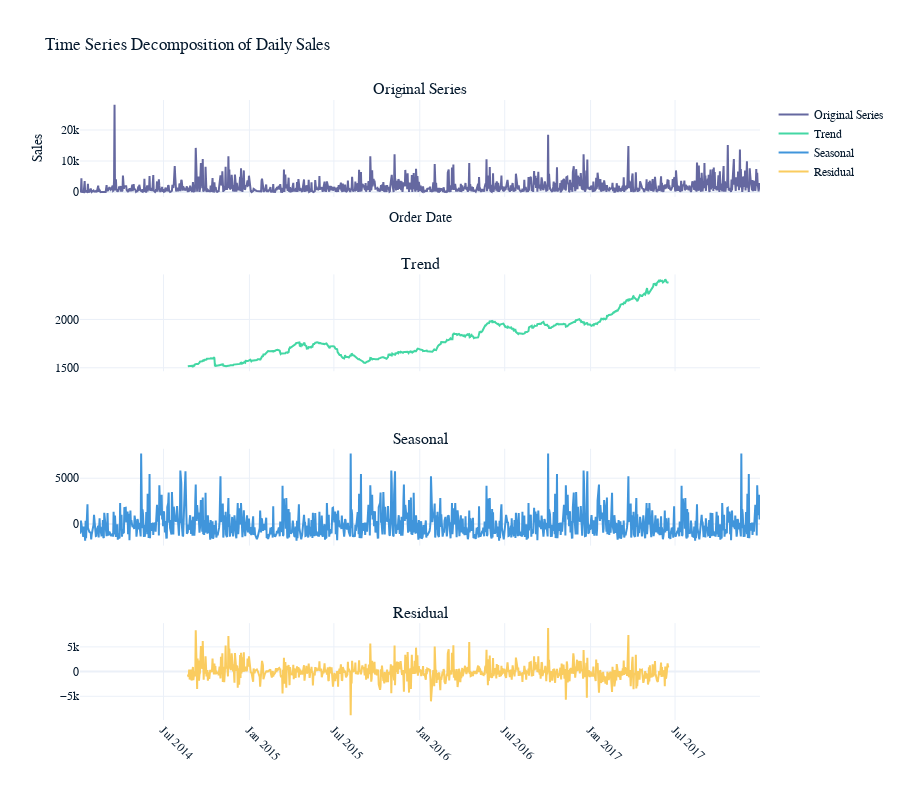

Write notebook code for a chart like this one.
### Markdown cell above
- The 'period' parameter in the seasonal_decompose function specifies the number of observations per cycle.
- In this case, 'period=365' indicates that the data has a yearly seasonality, assuming daily data.
- This means the function will look for patterns that repeat every 365 days.

### Code cell
from statsmodels.tsa.seasonal import seasonal_decompose
import plotly.graph_objects as go

# Perform seasonal decomposition
decomposition = seasonal_decompose(daily_sales['Sales'], model='additive', period=365)

# Extract the components
trend = decomposition.trend
seasonal = decomposition.seasonal
residual = decomposition.resid

# Create subplots
fig = make_subplots(rows=4, cols=1, shared_xaxes=True, subplot_titles=['Original Series', 'Trend', 'Seasonal', 'Residual'])

# Add traces
fig.add_trace(go.Scatter(x=daily_sales['Order Date'], y=daily_sales['Sales'], mode='lines', name='Original Series'), row=1, col=1)
fig.add_trace(go.Scatter(x=daily_sales['Order Date'], y=trend, mode='lines', name='Trend'), row=2, col=1)
fig.add_trace(go.Scatter(x=daily_sales['Order Date'], y=seasonal, mode='lines', name='Seasonal'), row=3, col=1)
fig.add_trace(go.Scatter(x=daily_sales['Order Date'], y=residual, mode='lines', name='Residual'), row=4, col=1)

# Update layout
fig.update_layout(height=800, title='Time Series Decomposition of Daily Sales', xaxis_title='Order Date', yaxis_title='Sales')
fig.update_xaxes(tickangle=45)

# Display the plot
fig.show()

### Figure 1 — Plotly figure (JSON) as saved in the notebook; plotly's stock layout.template omitted (floating-point values rounded to 4 significant figures; data arrays with more than 128 entries replaced by an {"elided": "..."} marker saying what was removed)
{"data": [{"mode": "lines", "name": "Original Series", "x": {"elided": "1237 str values"}, "y": {"elided": "1237 float values"}, "type": "scatter", "xaxis": "x", "yaxis": "y"}, {"mode": "lines", "name": "Trend", "x": {"elided": "1237 str values"}, "y": {"elided": "1237 float values"}, "type": "scatter", "xaxis": "x2", "yaxis": "y2"}, {"mode": "lines", "name": "Seasonal", "x": {"elided": "1237 str values"}, "y": {"elided": "1237 float values"}, "type": "scatter", "xaxis": "x3", "yaxis": "y3"}, {"mode": "lines", "name": "Residual", "x": {"elided": "1237 str values"}, "y": {"elided": "1237 float values"}, "type": "scatter", "xaxis": "x4", "yaxis": "y4"}], "layout": {"xaxis": {"anchor": "y", "domain": [0, 1], "matches": "x4", "showticklabels": false, "title": {"text": "Order Date"}, "tickangle": 45}, "yaxis": {"anchor": "x", "domain": [0.8438, 1], "title": {"text": "Sales"}}, "xaxis2": {"anchor": "y2", "domain": [0, 1], "matches": "x4", "showticklabels": false, "tickangle": 45}, "yaxis2": {"anchor": "x2", "domain": [0.5625, 0.7188]}, "xaxis3": {"anchor": "y3", "domain": [0, 1], "matches": "x4", "showticklabels": false, "tickangle": 45}, "yaxis3": {"anchor": "x3", "domain": [0.2812, 0.4375]}, "xaxis4": {"anchor": "y4", "domain": [0, 1], "tickangle": 45}, "yaxis4": {"anchor": "x4", "domain": [0, 0.1562]}, "annotations": [{"font": {"size": 16}, "showarrow": false, "text": "Original Series", "x": 0.5, "xanchor": "center", "xref": "paper", "y": 1, "yanchor": "bottom", "yref": "paper"}, {"font": {"size": 16}, "showarrow": false, "text": "Trend", "x": 0.5, "xanchor": "center", "xref": "paper", "y": 0.7188, "yanchor": "bottom", "yref": "paper"}, {"font": {"size": 16}, "showarrow": false, "text": "Seasonal", "x": 0.5, "xanchor": "center", "xref": "paper", "y": 0.4375, "yanchor": "bottom", "yref": "paper"}, {"font": {"size": 16}, "showarrow": false, "text": "Residual", "x": 0.5, "xanchor": "center", "xref": "paper", "y": 0.1562, "yanchor": "bottom", "yref": "paper"}], "height": 800, "title": {"text": "Time Series Decomposition of Daily Sales"}}}
